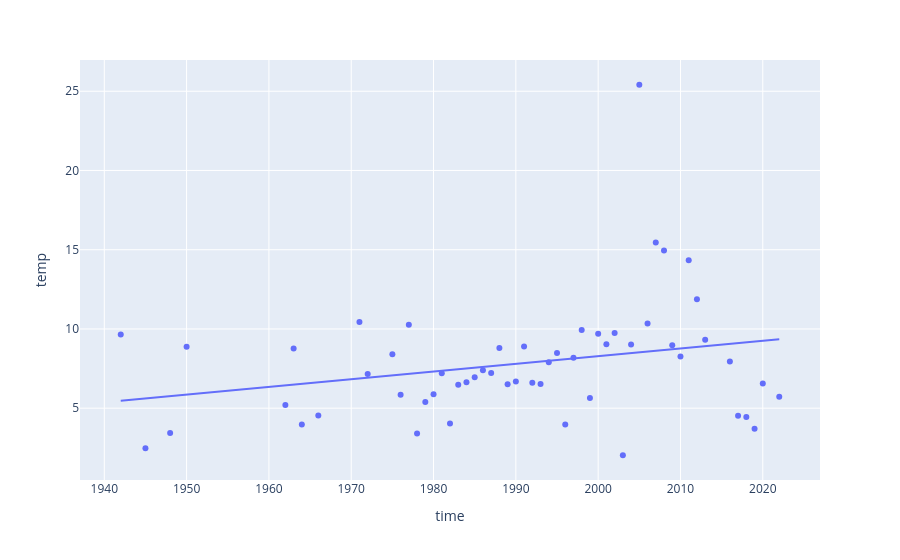

Write notebook code for a chart like this one.
### Code cell
fig = px.scatter(CT_seas[CT_seas.season == 'Winter'], x="time", y="temp", trendline="ols")
fig.show()
